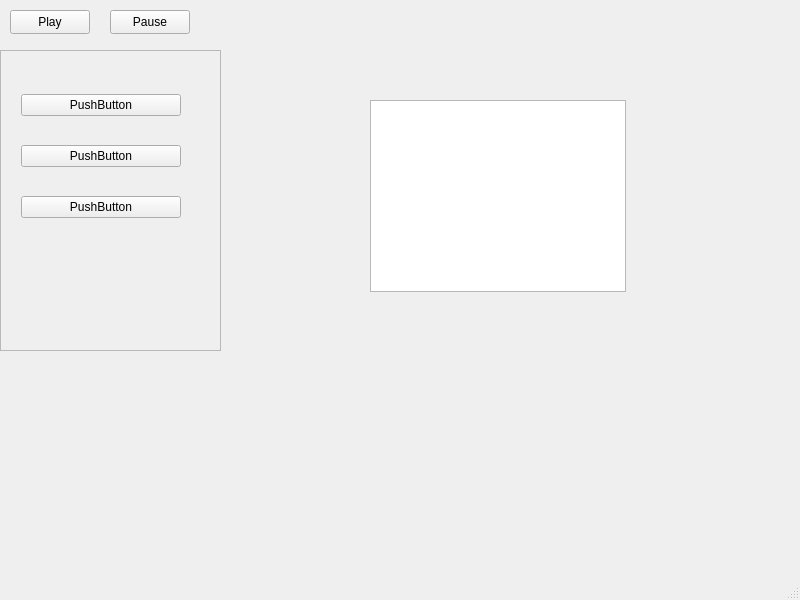
<?xml version="1.0" encoding="UTF-8"?>
<ui version="4.0">
 <class>MainWindow</class>
 <widget class="QMainWindow" name="MainWindow">
  <property name="geometry">
   <rect>
    <x>0</x>
    <y>0</y>
    <width>800</width>
    <height>600</height>
   </rect>
  </property>
  <property name="windowTitle">
   <string>MainWindow</string>
  </property>
  <widget class="QWidget" name="centralwidget">
   <widget class="QGraphicsView" name="graphicsView">
    <property name="geometry">
     <rect>
      <x>370</x>
      <y>100</y>
      <width>256</width>
      <height>192</height>
     </rect>
    </property>
   </widget>
   <widget class="QPushButton" name="pushButton">
    <property name="geometry">
     <rect>
      <x>10</x>
      <y>10</y>
      <width>80</width>
      <height>24</height>
     </rect>
    </property>
    <property name="text">
     <string>Play</string>
    </property>
   </widget>
   <widget class="QPushButton" name="pushButton_2">
    <property name="geometry">
     <rect>
      <x>110</x>
      <y>10</y>
      <width>80</width>
      <height>24</height>
     </rect>
    </property>
    <property name="text">
     <string>Pause</string>
    </property>
   </widget>
   <widget class="QScrollArea" name="scrollArea">
    <property name="geometry">
     <rect>
      <x>0</x>
      <y>50</y>
      <width>221</width>
      <height>301</height>
     </rect>
    </property>
    <property name="widgetResizable">
     <bool>true</bool>
    </property>
    <widget class="QWidget" name="scrollAreaWidgetContents">
     <property name="geometry">
      <rect>
       <x>0</x>
       <y>0</y>
       <width>219</width>
       <height>299</height>
      </rect>
     </property>
     <widget class="QWidget" name="verticalLayoutWidget">
      <property name="geometry">
       <rect>
        <x>20</x>
        <y>20</y>
        <width>160</width>
        <height>171</height>
       </rect>
      </property>
      <layout class="QVBoxLayout" name="verticalLayout">
       <item>
        <widget class="QPushButton" name="pushButton_4">
         <property name="text">
          <string>PushButton</string>
         </property>
        </widget>
       </item>
       <item>
        <widget class="QPushButton" name="pushButton_5">
         <property name="text">
          <string>PushButton</string>
         </property>
        </widget>
       </item>
       <item>
        <widget class="QPushButton" name="pushButton_3">
         <property name="text">
          <string>PushButton</string>
         </property>
        </widget>
       </item>
      </layout>
     </widget>
    </widget>
   </widget>
  </widget>
  <widget class="QMenuBar" name="menubar">
   <property name="geometry">
    <rect>
     <x>0</x>
     <y>0</y>
     <width>800</width>
     <height>21</height>
    </rect>
   </property>
  </widget>
  <widget class="QStatusBar" name="statusbar"/>
 </widget>
 <resources/>
 <connections/>
 <slots>
  <signal>testSIGNAL(void)</signal>
  <slot>testSLOT(int)</slot>
 </slots>
</ui>
